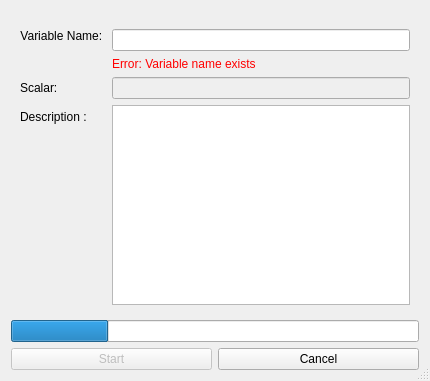
<?xml version="1.0" encoding="UTF-8"?>
<ui version="4.0">
 <class>ExportScalar</class>
 <widget class="QDialog" name="ExportScalar">
  <property name="windowModality">
   <enum>Qt::ApplicationModal</enum>
  </property>
  <property name="geometry">
   <rect>
    <x>0</x>
    <y>0</y>
    <width>430</width>
    <height>381</height>
   </rect>
  </property>
  <property name="windowTitle">
   <string>Export Scalar into DB</string>
  </property>
  <property name="locale">
   <locale language="English" country="UnitedStates"/>
  </property>
  <property name="sizeGripEnabled">
   <bool>true</bool>
  </property>
  <property name="modal">
   <bool>true</bool>
  </property>
  <layout class="QHBoxLayout" name="horizontalLayout">
   <item>
    <widget class="QFrame" name="frame">
     <property name="minimumSize">
      <size>
       <width>340</width>
       <height>0</height>
      </size>
     </property>
     <property name="frameShape">
      <enum>QFrame::NoFrame</enum>
     </property>
     <property name="frameShadow">
      <enum>QFrame::Raised</enum>
     </property>
     <layout class="QVBoxLayout" name="verticalLayout" stretch="0,0,0">
      <property name="leftMargin">
       <number>0</number>
      </property>
      <property name="rightMargin">
       <number>0</number>
      </property>
      <property name="bottomMargin">
       <number>0</number>
      </property>
      <item>
       <widget class="QFrame" name="frame_2">
        <property name="frameShape">
         <enum>QFrame::NoFrame</enum>
        </property>
        <property name="frameShadow">
         <enum>QFrame::Raised</enum>
        </property>
        <layout class="QFormLayout" name="formLayout">
         <property name="fieldGrowthPolicy">
          <enum>QFormLayout::AllNonFixedFieldsGrow</enum>
         </property>
         <item row="2" column="0">
          <widget class="QLabel" name="var_name">
           <property name="maximumSize">
            <size>
             <width>16777215</width>
             <height>23</height>
            </size>
           </property>
           <property name="font">
            <font>
             <weight>50</weight>
             <bold>false</bold>
            </font>
           </property>
           <property name="text">
            <string>Variable Name: </string>
           </property>
           <property name="alignment">
            <set>Qt::AlignHCenter|Qt::AlignTop</set>
           </property>
           <property name="buddy">
            <cstring>var_name_input</cstring>
           </property>
          </widget>
         </item>
         <item row="2" column="1">
          <widget class="QLineEdit" name="var_name_input"/>
         </item>
         <item row="6" column="0">
          <widget class="QLabel" name="label">
           <property name="text">
            <string>Description :</string>
           </property>
           <property name="buddy">
            <cstring>var_description</cstring>
           </property>
          </widget>
         </item>
         <item row="6" column="1">
          <widget class="QPlainTextEdit" name="var_description"/>
         </item>
         <item row="4" column="0">
          <widget class="QLabel" name="label_2">
           <property name="text">
            <string>Scalar:</string>
           </property>
           <property name="buddy">
            <cstring>metric_label</cstring>
           </property>
          </widget>
         </item>
         <item row="4" column="1">
          <widget class="QLineEdit" name="metric_label">
           <property name="enabled">
            <bool>false</bool>
           </property>
           <property name="readOnly">
            <bool>true</bool>
           </property>
          </widget>
         </item>
         <item row="3" column="1">
          <widget class="QLabel" name="error_str">
           <property name="styleSheet">
            <string notr="true">
color: rgb(255, 0, 0);</string>
           </property>
           <property name="text">
            <string>Error: Variable name exists</string>
           </property>
          </widget>
         </item>
        </layout>
       </widget>
      </item>
      <item>
       <widget class="QProgressBar" name="progressBar">
        <property name="value">
         <number>24</number>
        </property>
        <property name="textVisible">
         <bool>false</bool>
        </property>
        <property name="textDirection">
         <enum>QProgressBar::TopToBottom</enum>
        </property>
       </widget>
      </item>
      <item>
       <widget class="QFrame" name="frame_4">
        <property name="frameShape">
         <enum>QFrame::NoFrame</enum>
        </property>
        <property name="frameShadow">
         <enum>QFrame::Raised</enum>
        </property>
        <layout class="QHBoxLayout" name="horizontalLayout_2">
         <property name="leftMargin">
          <number>0</number>
         </property>
         <property name="topMargin">
          <number>0</number>
         </property>
         <property name="rightMargin">
          <number>0</number>
         </property>
         <property name="bottomMargin">
          <number>0</number>
         </property>
         <item>
          <widget class="QPushButton" name="start_button">
           <property name="enabled">
            <bool>false</bool>
           </property>
           <property name="text">
            <string>Start</string>
           </property>
          </widget>
         </item>
         <item>
          <widget class="QPushButton" name="cancel_button">
           <property name="enabled">
            <bool>true</bool>
           </property>
           <property name="text">
            <string>Cancel</string>
           </property>
          </widget>
         </item>
        </layout>
       </widget>
      </item>
     </layout>
    </widget>
   </item>
  </layout>
 </widget>
 <resources/>
 <connections>
  <connection>
   <sender>cancel_button</sender>
   <signal>clicked()</signal>
   <receiver>ExportScalar</receiver>
   <slot>reject()</slot>
   <hints>
    <hint type="sourcelabel">
     <x>402</x>
     <y>479</y>
    </hint>
    <hint type="destinationlabel">
     <x>368</x>
     <y>-8</y>
    </hint>
   </hints>
  </connection>
 </connections>
</ui>
